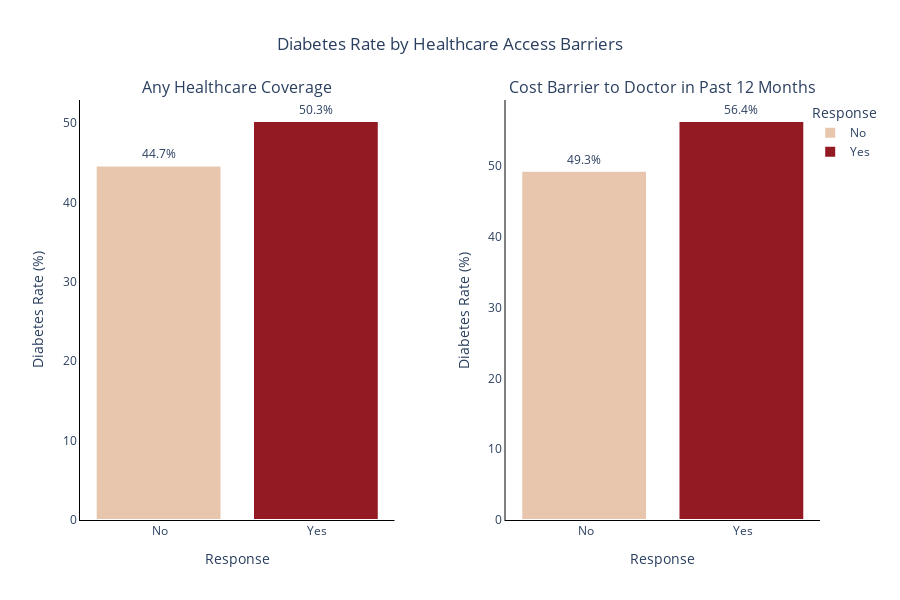

Notebook source saved alongside this figure:
### Code cell
# Calculate coverage vs diabetes rate
coverage_data = df_brfss.groupby('anyhealthcare')['diabetes_binary'].mean() * 100
coverage_counts = df_brfss.groupby('anyhealthcare').size()
coverage_df = pd.DataFrame({
    'Response': coverage_data.index.map({0: ' No', 1: ' Yes'}),
    'Diabetes Rate (%)': coverage_data.values,
    'Count': coverage_counts.values
})

# Calculate cost vs diabetes rate
cost_data = df_brfss.groupby('nodocbccost')['diabetes_binary'].mean() * 100
cost_counts = df_brfss.groupby('nodocbccost').size()
cost_df = pd.DataFrame({
    'Response': cost_data.index.map({0: ' No', 1: ' Yes'}),
    'Diabetes Rate (%)': cost_data.values,
    'Count': cost_counts.values
})

# Create subplots for both variables
fig = make_subplots(
    rows=1, cols=2,
    subplot_titles=('Any Healthcare Coverage', 'Cost Barrier to Doctor in Past 12 Months'),
    horizontal_spacing=0.15
)

# Separate No and Yes for coverage
coverage_no = coverage_df[coverage_df['Response'] == ' No']
coverage_yes = coverage_df[coverage_df['Response'] == ' Yes']

# Separate No and Yes for cost
cost_no = cost_df[cost_df['Response'] == ' No']
cost_yes = cost_df[cost_df['Response'] == ' Yes']

# Plot coverage bar chart - No
fig.add_trace(go.Bar(
    x=coverage_no['Response'],
    y=coverage_no['Diabetes Rate (%)'],
    name='No',
    marker=dict(
        color="#E8C6AE",
        line=dict(color='white', width=2)
    ),
    text=[f"{val:.1f}%" for val in coverage_no['Diabetes Rate (%)']],
    textposition='outside',
    customdata=coverage_no[['Diabetes Rate (%)', 'Count']],
    hovertemplate='%{x} <br> Diabetes Rate: %{customdata[0]:.1f}% <br> Count = %{customdata[1]:,}<extra></extra>',
    hoverlabel=dict(
        bgcolor="#E8C6AE",
        font=dict(color='white')
    ),
    legendgroup='response',
    showlegend=True,
    unselected=dict(marker=dict(opacity=0.5))
), row=1, col=1)

# Plot coverage bar chart - Yes
fig.add_trace(go.Bar(
    x=coverage_yes['Response'],
    y=coverage_yes['Diabetes Rate (%)'],
    name='Yes',
    marker=dict(
        color="#931A23",
        line=dict(color='white', width=2)
    ),
    text=[f"{val:.1f}%" for val in coverage_yes['Diabetes Rate (%)']],
    textposition='outside',
    customdata=coverage_yes[['Diabetes Rate (%)', 'Count']],
    hovertemplate='%{x} <br> Diabetes Rate: %{customdata[0]:.1f}% <br> Count = %{customdata[1]:,}<extra></extra>',
    hoverlabel=dict(
        bgcolor="#931A23",
        font=dict(color='white')
    ),
    legendgroup='response',
    showlegend=True,
    unselected=dict(marker=dict(opacity=0.5))
), row=1, col=1)

# Plot cost bar chart - No
fig.add_trace(go.Bar(
    x=cost_no['Response'],
    y=cost_no['Diabetes Rate (%)'],
    name='No',
    marker=dict(
        color="#E8C6AE",
        line=dict(color='white', width=2)
    ),
    text=[f"{val:.1f}%" for val in cost_no['Diabetes Rate (%)']],
    textposition='outside',
    customdata=cost_no[['Diabetes Rate (%)', 'Count']],
    hovertemplate='%{x} <br> Diabetes Rate: %{customdata[0]:.1f}% <br> Count = %{customdata[1]:,}<extra></extra>',
    hoverlabel=dict(
        bgcolor="#E8C6AE",
        font=dict(color='white')
    ),
    legendgroup='response',
    showlegend=False,
    unselected=dict(marker=dict(opacity=0.5))
), row=1, col=2)

# Plot cost bar chart - Yes
fig.add_trace(go.Bar(
    x=cost_yes['Response'],
    y=cost_yes['Diabetes Rate (%)'],
    name='Yes',
    marker=dict(
        color="#931A23",
        line=dict(color='white', width=2)
    ),
    text=[f"{val:.1f}%" for val in cost_yes['Diabetes Rate (%)']],
    textposition='outside',
    customdata=cost_yes[['Diabetes Rate (%)', 'Count']],
    hovertemplate='%{x} <br> Diabetes Rate: %{customdata[0]:.1f}% <br> Count = %{customdata[1]:,}<extra></extra>',
    hoverlabel=dict(
        bgcolor="#931A23",
        font=dict(color='white')
    ),
    legendgroup='response',
    showlegend=False,
    unselected=dict(marker=dict(opacity=0.5))
), row=1, col=2)

# Update layout
fig.update_xaxes(title_text="Response", row=1, col=1, showgrid=False)
fig.update_xaxes(title_text="Response", row=1, col=2, showgrid=False)
fig.update_yaxes(title_text="Diabetes Rate (%)", row=1, col=1, showgrid=False)
fig.update_yaxes(title_text="Diabetes Rate (%)", row=1, col=2, showgrid=False)

fig.update_layout(
    title_text='Diabetes Rate by Healthcare Access Barriers',
    title_x=0.5,
    height=600,
    legend=dict(
        title='Response',
        orientation='v',
        yanchor='top',
        y=1,
        xanchor='right',
        x=1.08
    ),
    plot_bgcolor='white',
    paper_bgcolor='white',
    hovermode='closest',
    dragmode='select',
    clickmode='event+select'
)

fig.update_xaxes(showline=True, linewidth=1, linecolor='black', mirror=False)
fig.update_yaxes(showline=True, linewidth=1, linecolor='black', mirror=False)

fig.show()

### Figure 1 — Plotly figure (JSON) as saved in the notebook; plotly's stock layout.template omitted (floating-point values rounded to 4 significant figures)
{"data": [{"customdata": [[44.66, 3184.0]], "hoverlabel": {"bgcolor": "#E8C6AE", "font": {"color": "white"}}, "hovertemplate": "%{x} <br> Diabetes Rate: %{customdata[0]:.1f}% <br> Count = %{customdata[1]:,}<extra></extra>", "legendgroup": "response", "marker": {"color": "#E8C6AE", "line": {"color": "white", "width": 2}}, "name": "No", "showlegend": true, "text": ["44.7%"], "textposition": "outside", "type": "bar", "unselected": {"marker": {"opacity": 0.5}}, "x": [" No"], "xaxis": "x", "y": [44.66], "yaxis": "y"}, {"customdata": [[50.25, 67510.0]], "hoverlabel": {"bgcolor": "#931A23", "font": {"color": "white"}}, "hovertemplate": "%{x} <br> Diabetes Rate: %{customdata[0]:.1f}% <br> Count = %{customdata[1]:,}<extra></extra>", "legendgroup": "response", "marker": {"color": "#931A23", "line": {"color": "white", "width": 2}}, "name": "Yes", "showlegend": true, "text": ["50.3%"], "textposition": "outside", "type": "bar", "unselected": {"marker": {"opacity": 0.5}}, "x": [" Yes"], "xaxis": "x", "y": [50.25], "yaxis": "y"}, {"customdata": [[49.34, 64050.0]], "hoverlabel": {"bgcolor": "#E8C6AE", "font": {"color": "white"}}, "hovertemplate": "%{x} <br> Diabetes Rate: %{customdata[0]:.1f}% <br> Count = %{customdata[1]:,}<extra></extra>", "legendgroup": "response", "marker": {"color": "#E8C6AE", "line": {"color": "white", "width": 2}}, "name": "No", "showlegend": false, "text": ["49.3%"], "textposition": "outside", "type": "bar", "unselected": {"marker": {"opacity": 0.5}}, "x": [" No"], "xaxis": "x2", "y": [49.34], "yaxis": "y2"}, {"customdata": [[56.36, 6639.0]], "hoverlabel": {"bgcolor": "#931A23", "font": {"color": "white"}}, "hovertemplate": "%{x} <br> Diabetes Rate: %{customdata[0]:.1f}% <br> Count = %{customdata[1]:,}<extra></extra>", "legendgroup": "response", "marker": {"color": "#931A23", "line": {"color": "white", "width": 2}}, "name": "Yes", "showlegend": false, "text": ["56.4%"], "textposition": "outside", "type": "bar", "unselected": {"marker": {"opacity": 0.5}}, "x": [" Yes"], "xaxis": "x2", "y": [56.36], "yaxis": "y2"}], "layout": {"annotations": [{"font": {"size": 16}, "showarrow": false, "text": "Any Healthcare Coverage", "x": 0.2125, "xanchor": "center", "xref": "paper", "y": 1, "yanchor": "bottom", "yref": "paper"}, {"font": {"size": 16}, "showarrow": false, "text": "Cost Barrier to Doctor in Past 12 Months", "x": 0.7875, "xanchor": "center", "xref": "paper", "y": 1, "yanchor": "bottom", "yref": "paper"}], "clickmode": "event+select", "dragmode": "select", "height": 600, "hovermode": "closest", "legend": {"orientation": "v", "title": {"text": "Response"}, "x": 1.08, "xanchor": "right", "y": 1, "yanchor": "top"}, "paper_bgcolor": "white", "plot_bgcolor": "white", "title": {"text": "Diabetes Rate by Healthcare Access Barriers", "x": 0.5}, "xaxis": {"anchor": "y", "domain": [0, 0.425], "linecolor": "black", "linewidth": 1, "mirror": false, "showgrid": false, "showline": true, "title": {"text": "Response"}}, "xaxis2": {"anchor": "y2", "domain": [0.575, 1], "linecolor": "black", "linewidth": 1, "mirror": false, "showgrid": false, "showline": true, "title": {"text": "Response"}}, "yaxis": {"anchor": "x", "domain": [0, 1], "linecolor": "black", "linewidth": 1, "mirror": false, "showgrid": false, "showline": true, "title": {"text": "Diabetes Rate (%)"}}, "yaxis2": {"anchor": "x2", "domain": [0, 1], "linecolor": "black", "linewidth": 1, "mirror": false, "showgrid": false, "showline": true, "title": {"text": "Diabetes Rate (%)"}}}}
